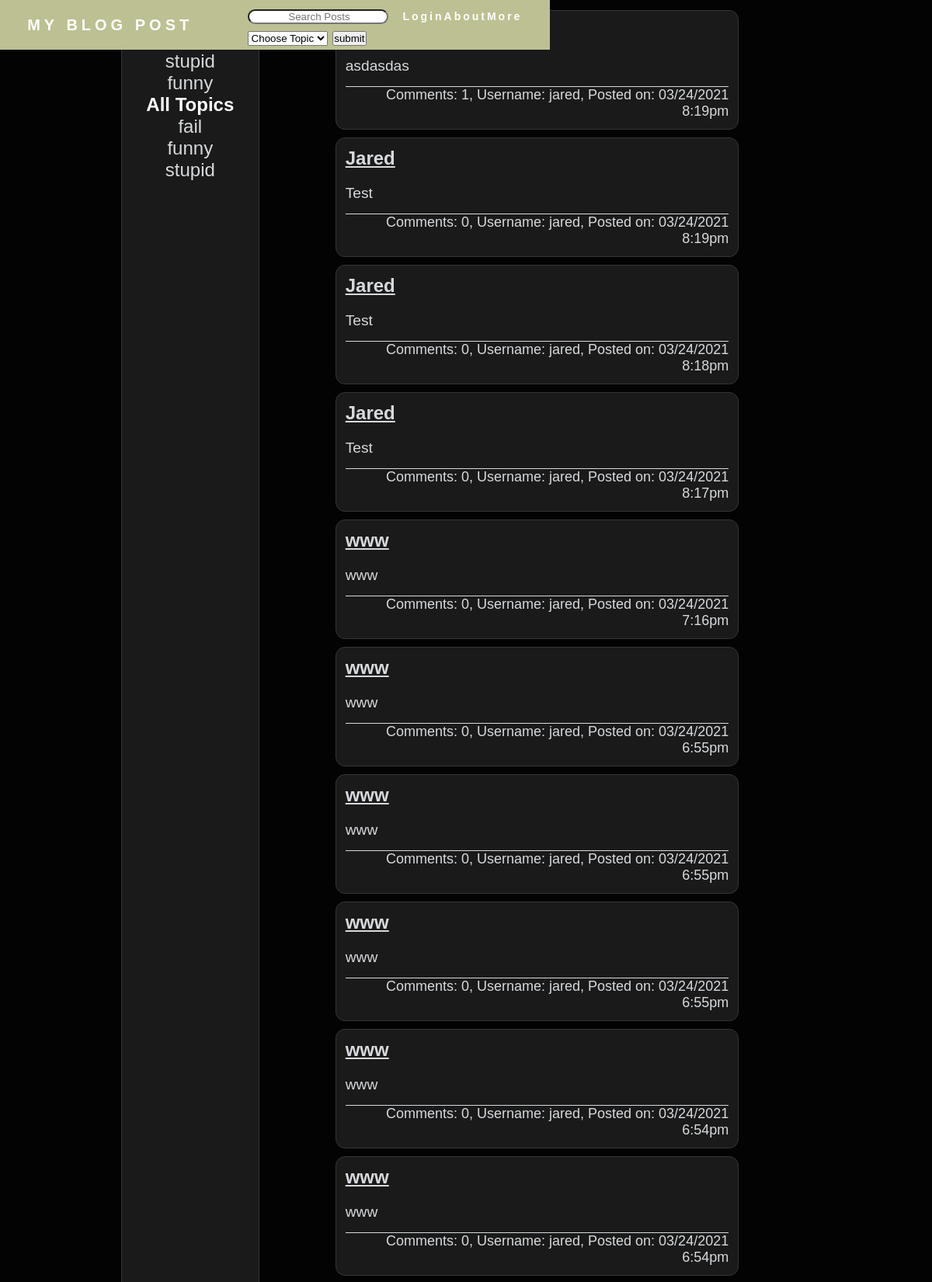
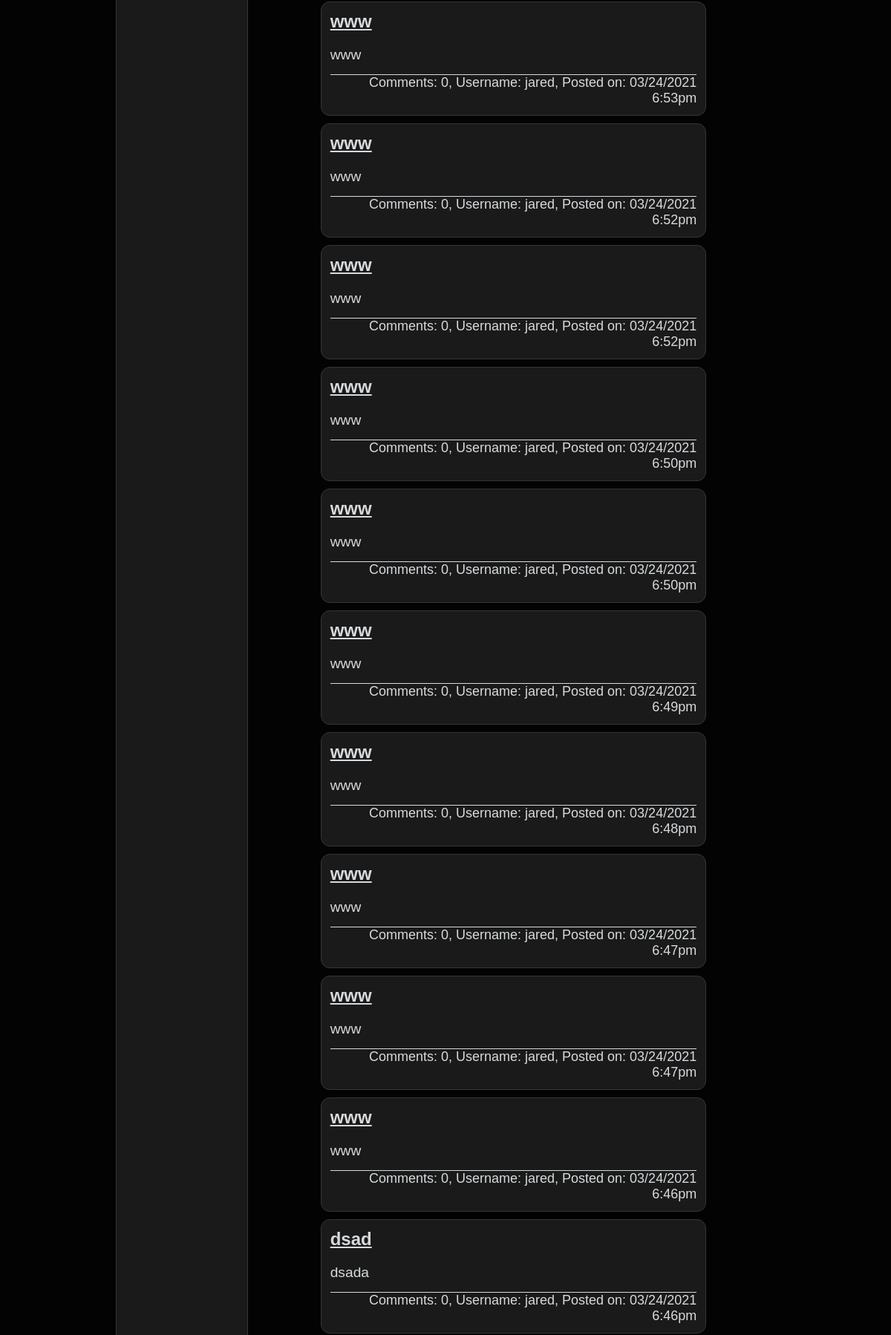
Screenshot of /main.php (upper part) with the database file from the repository (2 pictures, top to bottom).
### tables this page shows
CREATE TABLE `post` (
  `postid` int(11) NOT NULL,
  `title` varchar(50) NOT NULL,
  `body` varchar(5000) NOT NULL,
  `postdate` datetime NOT NULL,
  `topicName` varchar(30) NOT NULL,
  `username` varchar(15) NOT NULL
);

### main.php (the view, shortened to what this page needs)
<!DOCTYPE html>
<html lang="en">
<head>
    <link rel="stylesheet" href="css/reset.css">
    <link rel="stylesheet" href="css/main.css">
</head>
<body>
    <?php include 'header.php'; ?>
    <div class="main">
        <div class="left_col">
            <h1 class="left_col_title">Top 3 Topics</h1>
            <?php
            $topQry = "SELECT topicName, count(topicName) from post GROUP BY topicName ORDER BY count(topicName) DESC LIMIT 3";
            $topResult = $pdo->query($topQry);
            while ($topRow = $topResult->fetch()) {
                echo '<div class = "top_topics">';
                echo "<a href='main.php?topic=" . $topRow['topicName'] . "'>" . $topRow['topicName'] . "</a>";
                echo '</div>';
            }
            ?>
            <h1 class="left_col_title">All Topics</h1>
            <?php
            $topQry = "SELECT DISTINCT topicName from post ORDER BY topicName ASC";
            $topResult = $pdo->query($topQry);
            while ($topRow = $topResult->fetch()) {
                echo '<div class = "all_topics">';
                echo "<a href='main.php?topic=" . $topRow['topicName'] . "'>" . $topRow['topicName'] . "</a>";
                echo '</div>';
            }
            ?>
        </div>
        <div class="right_col">
            <?php
            $search_input = "";
            $topic_input = "";
            if ($_SERVER["REQUEST_METHOD"] == "GET") {
                $search_input = $_GET["search"] ?? "";
                $topic_input = $_GET['topic'] ?? "";
            }
            if ($search_input != "") {
                if ($topic_input != "" && $topic_input != "all") {
                    $postQry = "SELECT * FROM post WHERE title LIKE ? AND topicName = ? ORDER BY postdate DESC";
                    $result0 = $pdo->prepare($postQry);
                    $result0->execute(array('%' . $search_input . '%', $topic_input));
                } else {
                    $postQry = "SELECT * FROM post WHERE title LIKE ? ORDER BY postdate DESC";
                    $result0 = $pdo->prepare($postQry);
                    $result0->execute(array('%' . $search_input . '%'));
                }
            } else {
                if ($topic_input != "" && $topic_input != "all") {
                    $postQry = "SELECT * FROM post WHERE topicName = ? ORDER BY postdate DESC";
                    $result0 = $pdo->prepare($postQry);
                    $result0->execute(array($topic_input));
                } else {
                    $postQry = "SELECT * FROM post ORDER BY postdate DESC";
                    $result0 = $pdo->prepare($postQry);
                    $result0->execute();
                }
            }
            if ($result0->rowCount() != 0) {
                while ($row0 = $result0->fetch()) {
                    echo '<div class="post">';
                    echo '<h3 class="post_title" id="' . $row0['postid'] . '">' . $row0['title'] . '</h3>';
                    $length = strlen($row0['body']);
                    if ($length > 500) {
                        echo '<p class="post_content">' . substr($row0['body'], 0, 500) . '...</p>';
                    } else {
                        echo '<p class="post_content">' . $row0['body'] . '</p>';
                    }
                    $numComments = 0;
                    $commentQry = "SELECT COUNT(*) FROM comment WHERE postid=" . $row0['postid'];
                    $result1 = $pdo->query($commentQry);
                    while ($row1 = $result1->fetch()) {
                        $numComments = $row1['COUNT(*)'];
                    }
                    $postdate = date_create($row0['postdate']);
                    echo '<p class="post_information">Comments: ' . $numComments . ', Username: ' . $row0['username'] . ', Posted on: ' . date_format($postdate, 'm/d/Y g:ia') . '</p>';
                    echo '</div>';
                }
            } else {
                echo "<br>No Search Results Found";
            }
            ?>
        </div>
    </div>
</body>
</html>

### css/main.css (style rules this page uses)
body { font-size: 150%; color: #d7dadc; background-color: #030303; }
.main { width: 75%; margin-left: auto; margin-right: auto; }
.main { display: grid; grid-template-columns: 20% 80%; grid-gap: 0.5%; padding: 0.5%; margin-left: auto; margin-right: auto; }
.main>div { padding: 1%; }
.right_col { display: grid; grid-gap: 10px; text-align: start; margin: 0 0.5% 0 0; }
.left_col { text-align: center; background-color: #1a1a1b; border: 1px solid #343536; }
.right_col>.post { text-align: start; }
.post_title { text-decoration: underline; margin-bottom: 20px; }
.post_content { font-size: 80%; }
.post_information { text-align: end; font-size: 75%; border-top: 1px solid #d7dadc; margin-top: 15px; }
.left_col_title { color: #ffffff; }
a:link { color: #d7dadc; text-decoration: none; }
.post { border: 1px solid #343536; background-color: #1a1a1b; width: 75%; margin-left: auto; margin-right: auto; padding: 0.5em; border-radius: 0.5em; }

### css/header.css (style rules this page uses)
* { margin: 0px; padding: 0px; box-sizing: border-box; }

### rows the page displays
post: body "asdasdas", numComments "1", username "jared", postdate "03/24/2021 8:19pm"
post: title "Jared", body "Test", numComments "0", username "jared", postdate "03/24/2021 8:19pm"
post: title "Jared", body "Test", numComments "0", username "jared", postdate "03/24/2021 8:18pm"
post: title "Jared", body "Test", numComments "0", username "jared", postdate "03/24/2021 8:17pm"
post: title "www", body "www", numComments "0", username "jared", postdate "03/24/2021 7:16pm"
post: title "www", body "www", numComments "0", username "jared", postdate "03/24/2021 6:55pm"
post: title "www", body "www", numComments "0", username "jared", postdate "03/24/2021 6:55pm"
post: title "www", body "www", numComments "0", username "jared", postdate "03/24/2021 6:55pm"
post: title "www", body "www", numComments "0", username "jared", postdate "03/24/2021 6:54pm"
post: title "www", body "www", numComments "0", username "jared", postdate "03/24/2021 6:54pm"
post: title "www", body "www", numComments "0", username "jared", postdate "03/24/2021 6:53pm"
post: title "www", body "www", numComments "0", username "jared", postdate "03/24/2021 6:52pm"
post: title "www", body "www", numComments "0", username "jared", postdate "03/24/2021 6:52pm"
post: title "www", body "www", numComments "0", username "jared", postdate "03/24/2021 6:50pm"
post: title "www", body "www", numComments "0", username "jared", postdate "03/24/2021 6:50pm"
post: title "www", body "www", numComments "0", username "jared", postdate "03/24/2021 6:49pm"
post: title "www", body "www", numComments "0", username "jared", postdate "03/24/2021 6:48pm"
post: title "www", body "www", numComments "0", username "jared", postdate "03/24/2021 6:47pm"
post: title "www", body "www", numComments "0", username "jared", postdate "03/24/2021 6:47pm"
post: title "www", body "www", numComments "0", username "jared", postdate "03/24/2021 6:46pm"
post: title "dsad", body "dsada", numComments "0", username "jared", postdate "03/24/2021 6:46pm"

### other values shown
$topRow['topicName'] "stupid"
$topRow['topicName'] "funny"
$topRow['topicName'] "fail"
